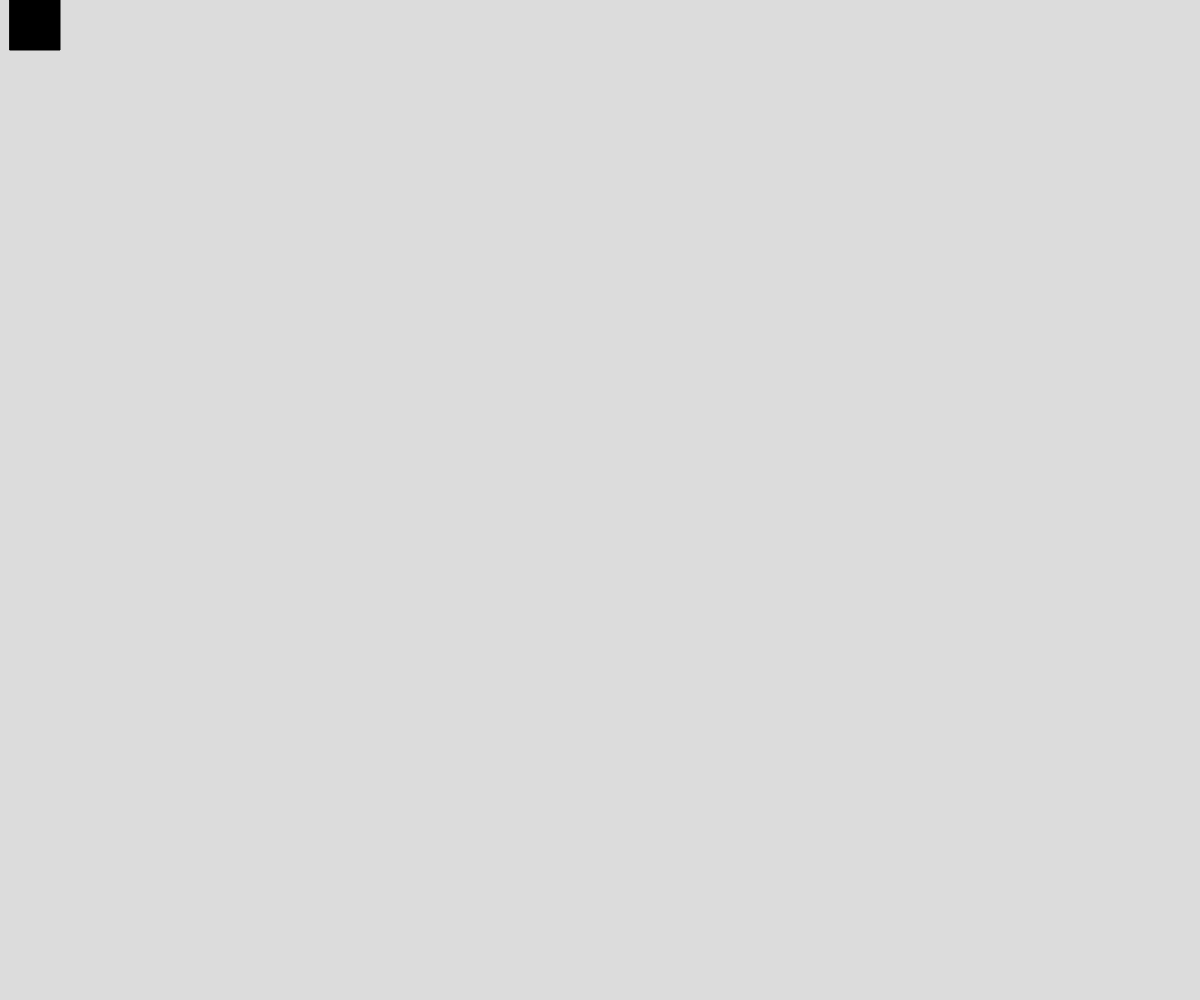
Frame 1 (no input)
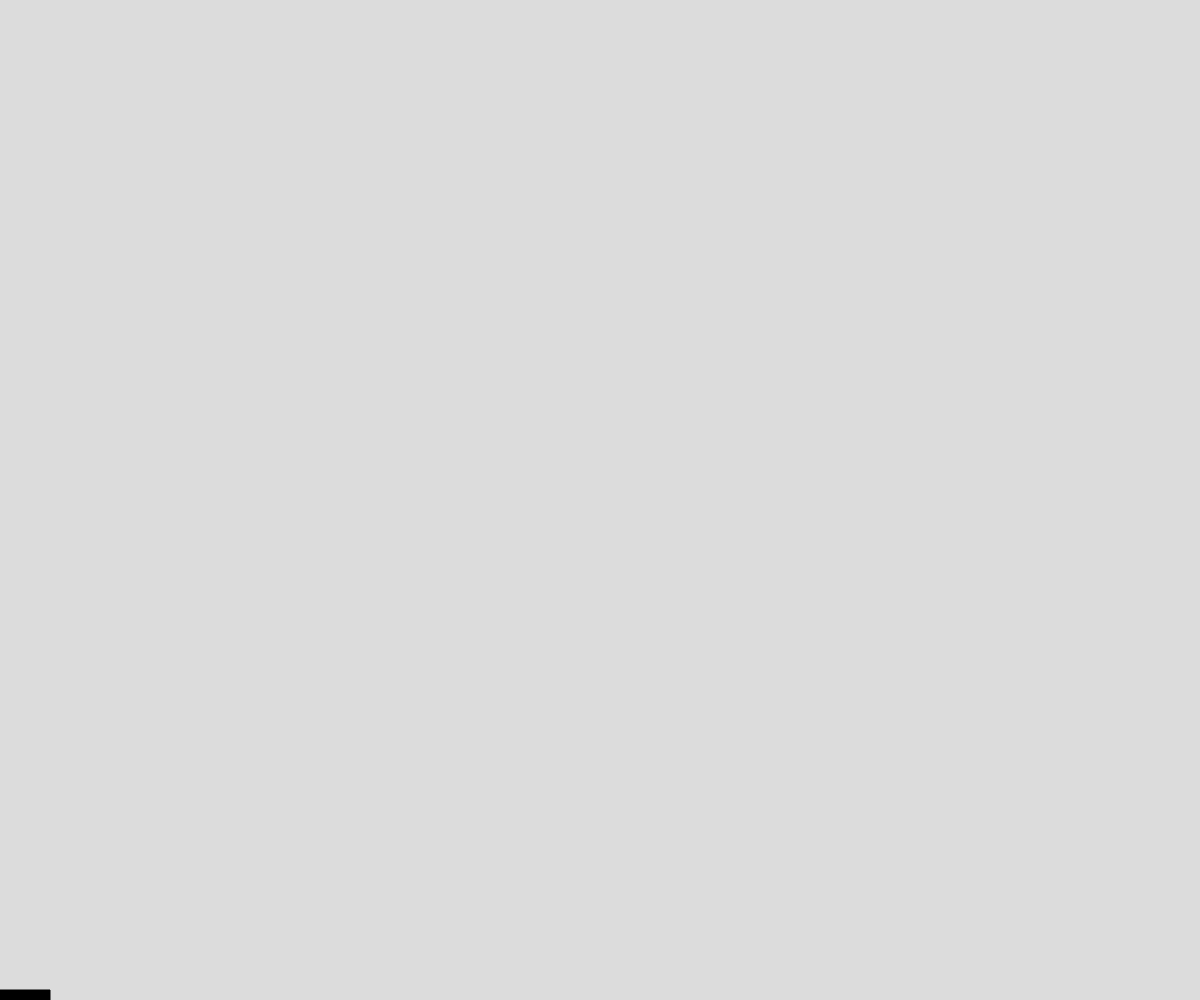
Frame 60 (no input)
Frame 120 (the mouse pressed at the canvas centre since frame 60): identical to frame 60, image omitted

The p5.js sketch that drew these frames (run headless with seeded random() and noise() and a simulated clock; from frame 60 on, the mouse is pressed at the canvas centre):

// p5.js sketch
// ── sketch.js
// Project Title
// Your Name
// Date
//
// Extra for Experts:
// - describe what you did to take this project "above and beyond"

// let x, y, direction, speed, w, h;
let x = 0;
let y = 0;
let speed = 10;
let direction = "r";
let w = 50;
let h = 50;

function setup() {
  createCanvas(windowWidth, windowHeight);
  // x = 0;
  // y = 0;
  // speed = 10;
  // direction = "r";
  // w = 50;
  // h = 50;
}

function draw() {
  fill(0);
  background(220);

  //set direction
  if(x <= 0 && y <= 0){
    x = 0;
    y = 0;
    direction = "r";
  }
  else if(x >= windowWidth && y <= 0){
    x = windowWidth;
    y = 0;
    direction = "d";
  }
  else if(x >= windowWidth && y >= windowHeight){
    x = windowWidth;
    y = windowHeight;
    direction = "l";
  }
  else{
    x = 0;
    y = windowHeight;
    direction = "u";
  }
  console.log(direction);
  
  //move towards direction
  if(direction === "r"){
    x += speed;
  }
  else if(direction === "d"){
    y += speed;
  }
  else if(direction === "l"){
    x -= speed;
  }
  else{
    y -= speed;
  }
  rect(x, y, w, h);
  
}
